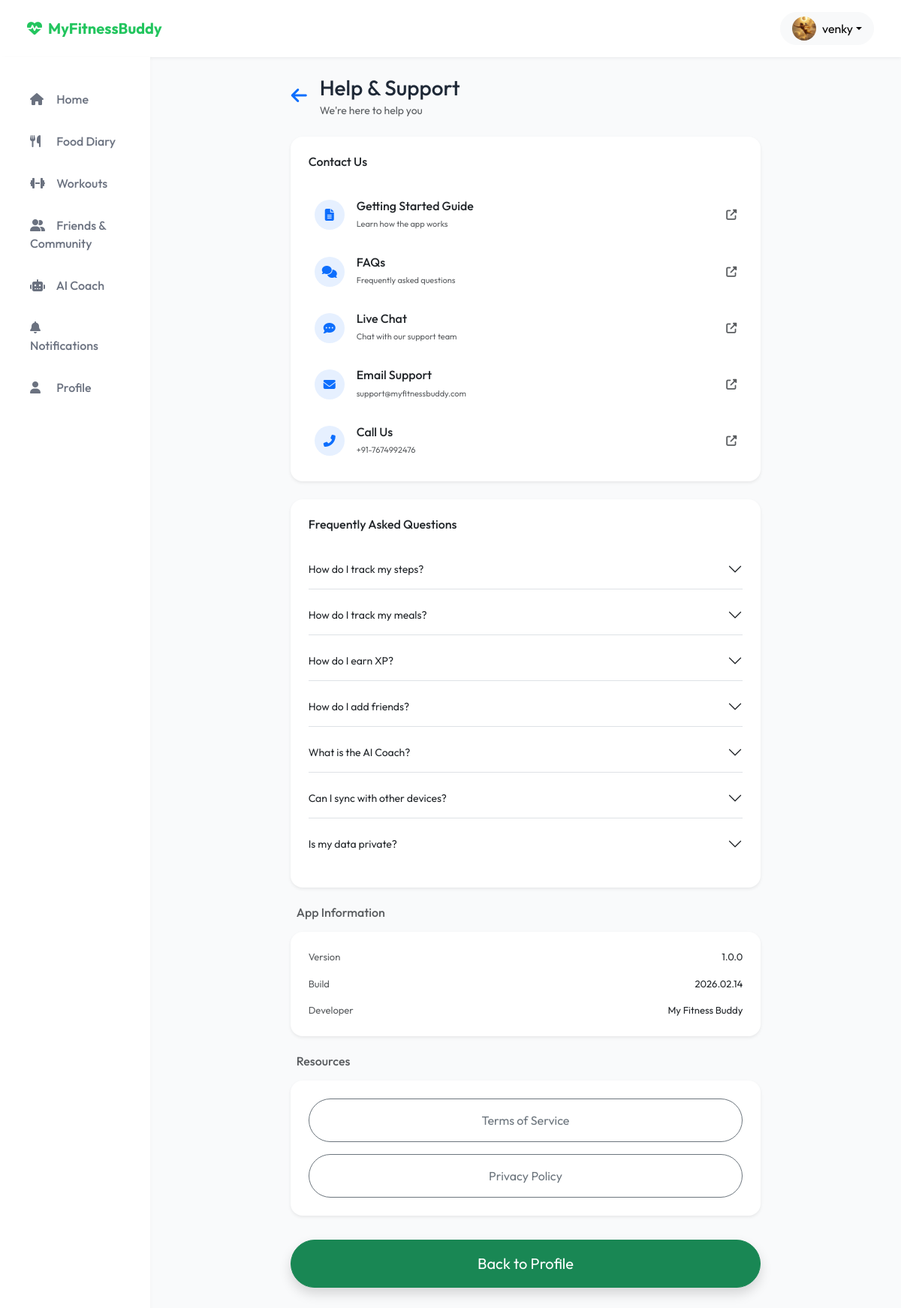
Screenshot of /help-support/ (signed in) with the database file from the repository.
### users/models.py (models this page shows, shortened)
class User(AbstractUser):
    phone_number = models.CharField(max_length=15, unique=True, null=True, blank=True)
    email = models.EmailField(unique=True)
    gender = models.CharField(max_length=10, null=True, blank=True)
    age = models.IntegerField(null=True, blank=True)
    country = models.CharField(max_length=100, null=True, blank=True)
    height_feet = models.IntegerField(null=True, blank=True)
    height_inches = models.IntegerField(null=True, blank=True)
    height_cm = models.FloatField(null=True, blank=True)
    current_weight = models.FloatField(null=True, blank=True)
    goal_weight = models.FloatField(null=True, blank=True)
    weight_kg = models.FloatField(null=True, blank=True)
    activity_level = models.CharField(max_length=50, null=True, blank=True)
    goals_completed = models.BooleanField(default=False)
    USERNAME_FIELD = 'email'
    REQUIRED_FIELDS = ['username']

class UserProfile(models.Model):
    user = models.OneToOneField(User, on_delete=models.CASCADE, related_name='profile')
    full_name = models.CharField(max_length=255, null=True, blank=True)
    bio = models.TextField(null=True, blank=True)
    profile_photo = models.ImageField(upload_to='profiles/', null=True, blank=True)
    fitness_level = models.CharField(max_length=50, null=True, blank=True)
    meal_planning_freq = models.CharField(max_length=50, null=True, blank=True)
    weekly_meal_plans = models.CharField(max_length=50, null=True, blank=True)
    weekly_goal = models.CharField(max_length=100, null=True, blank=True)
    streak = models.IntegerField(default=0)
    longest_streak = models.IntegerField(default=0)
    level = models.IntegerField(default=1)
    workouts_completed = models.IntegerField(default=0)
    xp = models.IntegerField(default=0)
    goals = models.ManyToManyField(Goal, blank=True)
    barriers = models.ManyToManyField(Barrier, blank=True)
    habits = models.ManyToManyField(Habit, blank=True)

### web/views.py (the view)
# urls.py: path('help-support/', views.help_support_view, name='help_support'),
@login_required(login_url='login')
def help_support_view(request):
    return render(request, 'web/help_support.html')

### templates/web/help_support.html (shortened to what this page needs)
{% extends 'web/base.html' %}
{% block content %}
<div class="row justify-content-center">
    <div class="col-lg-8 col-md-10">
        <div class="d-flex align-items-center mb-4">
            <a href="{% url 'profile' %}" class="btn btn-link text-decoration-none p-0 me-3">
                <i class="fas fa-arrow-left text-primary fs-4"></i>
            </a>
            <div>
                <h3 class="font-weight-bold mb-0">Help & Support</h3>
                <small class="text-muted">We're here to help you</small>
            </div>
        </div>
        <div class="card p-3 mb-4 border-0 shadow-sm rounded-4">
            <h6 class="font-weight-bold text-dark mb-4 ms-2 mt-2">Contact Us</h6>
            <div class="list-group list-group-flush border-0">
                <a href="#" class="list-group-item list-group-item-action border-0 d-flex justify-content-between align-items-center py-3">
                    <div class="d-flex align-items-center">
                        <div class="rounded-circle bg-primary bg-opacity-10 p-2 me-3 d-flex align-items-center justify-content-center" style="width: 40px; height: 40px;">
                            <i class="fas fa-file-alt text-primary"></i>
                        </div>
                        <div>
                            <h6 class="mb-0 font-weight-bold">Getting Started Guide</h6>
                            <small class="text-muted" style="font-size: 11px;">Learn how the app works</small>
                        </div>
                    </div>
                    <i class="fas fa-external-link-alt text-muted small"></i>
                </a>
                <a href="#" class="list-group-item list-group-item-action border-0 d-flex justify-content-between align-items-center py-3">
                    <div class="d-flex align-items-center">
                        <div class="rounded-circle bg-primary bg-opacity-10 p-2 me-3 d-flex align-items-center justify-content-center" style="width: 40px; height: 40px;">
                            <i class="fas fa-comments text-primary"></i>
                        </div>
                        <div>
                            <h6 class="mb-0 font-weight-bold">FAQs</h6>
                            <small class="text-muted" style="font-size: 11px;">Frequently asked questions</small>
                        </div>
                    </div>
                    <i class="fas fa-external-link-alt text-muted small"></i>
                </a>
                <a href="#" class="list-group-item list-group-item-action border-0 d-flex justify-content-between align-items-center py-3">
                    <div class="d-flex align-items-center">
                        <div class="rounded-circle bg-primary bg-opacity-10 p-2 me-3 d-flex align-items-center justify-content-center" style="width: 40px; height: 40px;">
                            <i class="fas fa-comment-dots text-primary"></i>
                        </div>
                        <div>
                            <h6 class="mb-0 font-weight-bold">Live Chat</h6>
                            <small class="text-muted" style="font-size: 11px;">Chat with our support team</small>
                        </div>
                    </div>
                    <i class="fas fa-external-link-alt text-muted small"></i>
                </a>
                <a href="mailto:support@myfitnessbuddy.com" class="list-group-item list-group-item-action border-0 d-flex justify-content-between align-items-center py-3">
                    <div class="d-flex align-items-center">
                        <div class="rounded-circle bg-primary bg-opacity-10 p-2 me-3 d-flex align-items-center justify-content-center" style="width: 40px; height: 40px;">
                            <i class="fas fa-envelope text-primary"></i>
                        </div>
                        <div>
                            <h6 class="mb-0 font-weight-bold">Email Support</h6>
                            <small class="text-muted" style="font-size: 11px;">support@myfitnessbuddy.com</small>
                        </div>
                    </div>
                    <i class="fas fa-external-link-alt text-muted small"></i>
                </a>
                <a href="tel:+917674992476" class="list-group-item list-group-item-action border-0 d-flex justify-content-between align-items-center py-3">
                    <div class="d-flex align-items-center">
                        <div class="rounded-circle bg-primary bg-opacity-10 p-2 me-3 d-flex align-items-center justify-content-center" style="width: 40px; height: 40px;">
                            <i class="fas fa-phone-alt text-primary"></i>
                        </div>
                        <div>
                            <h6 class="mb-0 font-weight-bold">Call Us</h6>
                            <small class="text-muted" style="font-size: 11px;">+91-7674992476</small>
                        </div>
                    </div>
                    <i class="fas fa-external-link-alt text-muted small"></i>
                </a>
            </div>
        </div>
        <div class="card p-4 mb-4 border-0 shadow-sm rounded-4">
            <h6 class="font-weight-bold text-dark mb-4">Frequently Asked Questions</h6>
            <div class="accordion accordion-flush" id="faqAccordion">
                <div class="accordion-item border-bottom mb-2">
                    <h2 class="accordion-header" id="headingOne">
                        <button class="accordion-button collapsed px-0 shadow-none bg-transparent font-weight-bold text-dark" style="font-size: 14px;" type="button" data-bs-toggle="collapse" data-bs-target="#collapseOne">
                            How do I track my steps?
                        </button>
                    </h2>
                </div>
                <div class="accordion-item border-bottom mb-2">
                    <h2 class="accordion-header" id="headingTwo">
                        <button class="accordion-button collapsed px-0 shadow-none bg-transparent font-weight-bold text-dark" style="font-size: 14px;" type="button" data-bs-toggle="collapse" data-bs-target="#collapseTwo">
                            How do I track my meals?
                        </button>
                    </h2>
                </div>
                <div class="accordion-item border-bottom mb-2">
                    <h2 class="accordion-header" id="headingThree">
                        <button class="accordion-button collapsed px-0 shadow-none bg-transparent font-weight-bold text-dark" style="font-size: 14px;" type="button" data-bs-toggle="collapse" data-bs-target="#collapseThree">
                            How do I earn XP?
                        </button>
                    </h2>
                </div>
                <div class="accordion-item border-bottom mb-2">
                    <h2 class="accordion-header" id="headingFour">
                        <button class="accordion-button collapsed px-0 shadow-none bg-transparent font-weight-bold text-dark" style="font-size: 14px;" type="button" data-bs-toggle="collapse" data-bs-target="#collapseFour">
                            How do I add friends?
                        </button>
                    </h2>
                </div>
                <div class="accordion-item border-bottom mb-2">
                    <h2 class="accordion-header" id="headingFive">
                        <button class="accordion-button collapsed px-0 shadow-none bg-transparent font-weight-bold text-dark" style="font-size: 14px;" type="button" data-bs-toggle="collapse" data-bs-target="#collapseFive">
                            What is the AI Coach?
                        </button>
                    </h2>
                </div>
                <div class="accordion-item border-bottom mb-2">
                    <h2 class="accordion-header" id="headingSix">
                        <button class="accordion-button collapsed px-0 shadow-none bg-transparent font-weight-bold text-dark" style="font-size: 14px;" type="button" data-bs-toggle="collapse" data-bs-target="#collapseSix">
                            Can I sync with other devices?
                        </button>
                    </h2>
                </div>
                <div class="accordion-item mb-2 border-0">
                    <h2 class="accordion-header" id="headingSeven">
                        <button class="accordion-button collapsed px-0 shadow-none bg-transparent font-weight-bold text-dark" style="font-size: 14px;" type="button" data-bs-toggle="collapse" data-bs-target="#collapseSeven">
                            Is my data private?
                        </button>
                    </h2>
                </div>
            </div>
        </div>
        <h6 class="font-weight-bold text-muted mb-3 ps-2 mt-4">App Information</h6>
        <div class="card p-4 mb-4 border-0 shadow-sm rounded-4">
            <div class="d-flex justify-content-between mb-3 text-muted" style="font-size: 13px;">
                <span>Version</span>
                <span class="font-weight-bold text-dark">1.0.0</span>
            </div>
            <div class="d-flex justify-content-between mb-3 text-muted" style="font-size: 13px;">
                <span>Build</span>
                <span class="font-weight-bold text-dark">2026.02.14</span>
            </div>
            <div class="d-flex justify-content-between text-muted" style="font-size: 13px;">
                <span>Developer</span>
                <span class="font-weight-bold text-dark">My Fitness Buddy</span>
            </div>
        </div>
        <h6 class="font-weight-bold text-muted mb-3 ps-2 mt-4">Resources</h6>
        <div class="card p-4 mb-4 border-0 shadow-sm rounded-4">
            <button class="btn btn-outline-secondary rounded-pill py-3 mb-3 font-weight-bold w-100">Terms of Service</button>
            <button class="btn btn-outline-secondary rounded-pill py-3 font-weight-bold w-100">Privacy Policy</button>
        </div>
        <a href="{% url 'profile' %}" class="btn btn-success w-100 rounded-pill py-3 font-weight-bold shadow fs-5 mb-5 mt-2">
            Back to Profile
        </a>
    </div>
</div>
{% endblock %}

### templates/web/base.html (shortened to what this page needs)
<!DOCTYPE html>
<html lang="en">
<head>
    <link href="https://cdn.jsdelivr.net/npm/bootstrap@5.3.0/dist/css/bootstrap.min.css" rel="stylesheet">
    <link rel="stylesheet" href="https://cdnjs.cloudflare.com/ajax/libs/font-awesome/6.4.0/css/all.min.css">
</head>
<body>
    {% if not hide_nav %}
    <nav class="navbar navbar-expand-lg navbar-light">
        <div class="container-fluid">
            <a class="navbar-brand d-flex align-items-center" href="/">
                <i class="fas fa-heartbeat me-2"></i> MyFitnessBuddy
            </a>
            <div class="ms-auto d-flex align-items-center">
                {% if user.is_authenticated %}
                <div class="dropdown">
                    <button class="btn btn-light dropdown-toggle d-flex align-items-center" type="button" id="userMenu" data-bs-toggle="dropdown" aria-expanded="false" style="border-radius: 50px; padding: 5px 15px;">
                        <img src="{% if user.profile.profile_photo %}{{ user.profile.profile_photo.url }}{% else %}https://ui-avatars.com/api/?name={{ user.username }}&background=22C55E&color=fff{% endif %}" alt="Profile" class="rounded-circle me-2" style="width: 32px; height: 32px; object-fit: cover;">
                        <span class="d-none d-md-inline">{{ user.username }}</span>
                    </button>
                </div>
                {% else %}
                <a href="{% url 'login' %}" class="btn btn-outline-success me-2 rounded-pill px-4">Login</a>
                <a href="{% url 'signup' %}" class="btn btn-primary rounded-pill px-4">Signup</a>
                {% endif %}
            </div>
        </div>
    </nav>
    {% endif %}
    <div class="container-fluid">
        <div class="row">
            {% if user.is_authenticated and not hide_nav %}
            <div class="col-lg-2 sidebar">
                <div class="nav flex-column">
                    <a class="nav-link {% if request.resolver_match.url_name == 'dashboard' %}active{% endif %}" href="{% url 'dashboard' %}">
                        <i class="fas fa-home"></i> Home
                    </a>
                    <a class="nav-link {% if request.resolver_match.url_name == 'food' %}active{% endif %}" href="{% url 'food' %}">
                        <i class="fas fa-utensils"></i> Food Diary
                    </a>
                    <a class="nav-link {% if request.resolver_match.url_name == 'workout' %}active{% endif %}" href="{% url 'workout' %}">
                        <i class="fas fa-dumbbell"></i> Workouts
                    </a>
                    <a class="nav-link {% if request.resolver_match.url_name == 'friends' %}active{% endif %}" href="{% url 'friends' %}">
                        <i class="fas fa-user-friends"></i> Friends & Community
                    </a>
                    <a class="nav-link {% if request.resolver_match.url_name == 'ai_coach' %}active{% endif %}" href="{% url 'ai_coach' %}">
                        <i class="fas fa-robot"></i> AI Coach
                    </a>
                    <a class="nav-link {% if request.resolver_match.url_name == 'notifications' %}active{% endif %}" href="{% url 'notifications' %}">
                        <i class="fas fa-bell"></i> Notifications
                    </a>
                    <a class="nav-link {% if request.resolver_match.url_name == 'profile' %}active{% endif %}" href="{% url 'profile' %}">
                        <i class="fas fa-user"></i> Profile
                    </a>
                </div>
            </div>
            {% endif %}
            <main class="{% if user.is_authenticated and not hide_nav %}col-lg-10{% else %}col-12{% endif %} p-4">
                {% block content %}{% endblock %}
            </main>
        </div>
    </div>
</body>
</html>

### rows the page displays
User: profile_photo (picture), username "venky"
